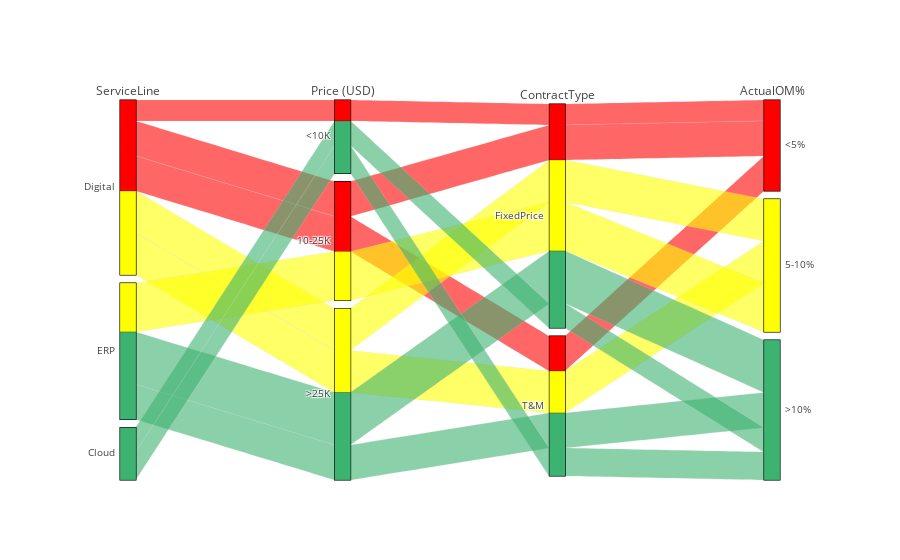

This figure's notebook cell:
### Code cell
parcats = go.Parcats(
    dimensions=[
        {'label': 'ServiceLine',
         'values': ['Digital', 'Digital', 'Digital','Digital', 'Digital', 'ERP', 'ERP', 'ERP', 'Cloud', 'Cloud']},
        {'label': 'Price (USD)',
         'values': ['<10K', '10-25K', '10-25K', '>25K','>25K','10-25K', '>25K','>25K', '<10K', '<10K']},
        {'label': 'ContractType',
         'values': ['FixedPrice','FixedPrice', 'T&M', 'T&M','FixedPrice','FixedPrice', 'FixedPrice', 'T&M','FixedPrice','T&M' ]},
        {'label': 'ActualOM%',
         'values': ['<5%', '<5%','<5%', '5-10%','5-10%', '5-10%','>10%', '>10%','>10%', '>10%' ]}    
    ],
    counts=[6, 10, 10, 12, 12,14, 15, 10, 7,8],
    line={'color': [0, 0,0, 0.5,0.5, 0.5,1, 1,1, 1 ],
        'colorscale' : [[0, 'red'],[0.5, 'yellow'], [1, 'mediumseagreen']]
    
        }
)

iplot([parcats])

### Figure 1 — Plotly figure (JSON) as saved in the notebook; plotly's stock layout.template omitted (floating-point values rounded to 4 significant figures)
{"data": [{"counts": [6, 10, 10, 12, 12, 14, 15, 10, 7, 8], "dimensions": [{"label": "ServiceLine", "values": ["Digital", "Digital", "Digital", "Digital", "Digital", "ERP", "ERP", "ERP", "Cloud", "Cloud"]}, {"label": "Price (USD)", "values": ["<10K", "10-25K", "10-25K", ">25K", ">25K", "10-25K", ">25K", ">25K", "<10K", "<10K"]}, {"label": "ContractType", "values": ["FixedPrice", "FixedPrice", "T&M", "T&M", "FixedPrice", "FixedPrice", "FixedPrice", "T&M", "FixedPrice", "T&M"]}, {"label": "ActualOM%", "values": ["<5%", "<5%", "<5%", "5-10%", "5-10%", "5-10%", ">10%", ">10%", ">10%", ">10%"]}], "line": {"color": [0, 0, 0, 0.5, 0.5, 0.5, 1, 1, 1, 1], "colorscale": [[0, "red"], [0.5, "yellow"], [1, "mediumseagreen"]]}, "type": "parcats", "uid": "73aa3bde-db9e-4fb6-b98e-acb20e6710a8"}], "layout": {}}
